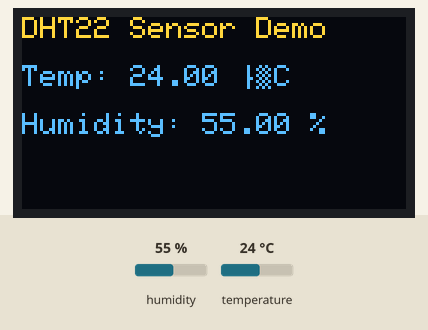
The sketch below on a simulated Arduino Uno, built with avr-gcc and run on an emulated ATmega328P. On the bench: 128×64 one-colour display. The test bench sets the inputs (shaded band); at power-on: humidity 55 %, temperature 24 °C. The OLED is the two-colour kind (top 16 rows yellow); what the sketch prints to the serial monitor is not drawn.

Above: at 3.2 s.
3.3 s: humidity set to 22 %
At 4.7 s:
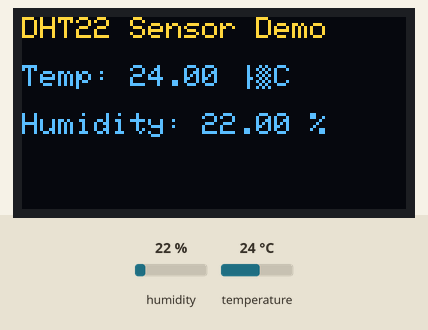
6.0 s: temperature set to 12 °C
At 6.5 s:
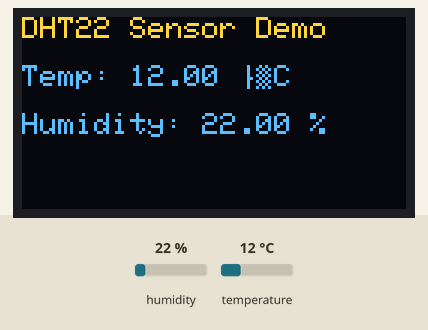
8.7 s: humidity set to 40 %
At 11.2 s:
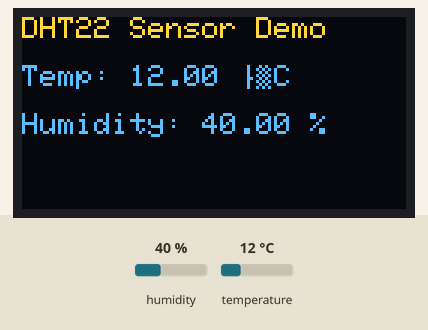
11.7 s: temperature set to 19 °C
Timing chart, 0 to 14.7 s (numbered marks = the images above; inputs shaded):
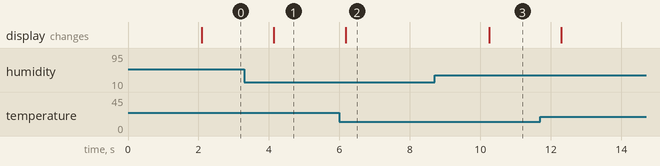

Measured:
- after the input at 3.3 s, the display: changes after 0.84 s (image 1)
- after the input at 6.0 s, the display: changes after 0.18 s (image 2)
- after the input at 8.7 s, the display: changes after 1.6 s (image 3)

The sketch:

DHT22_sensor.ino
```cpp
#include <Adafruit_SSD1306.h>
#include <Adafruit_GFX.h>
#include <DHT.h>

// === OLED Configuration ===
#define SCREEN_WIDTH 128
#define SCREEN_HEIGHT 64
#define OLED_RESET    -1  // OLED reset pin not used
Adafruit_SSD1306 display(SCREEN_WIDTH, SCREEN_HEIGHT, &Wire, OLED_RESET);

// === DHT22 Configuration ===
#define DHTPIN 2          // Digital pin connected to DHT22
#define DHTTYPE DHT22
DHT dht(DHTPIN, DHTTYPE);

// === Setup ===
void setup() {
  Serial.begin(9600);
  dht.begin();

  // Initialize OLED display
  if (!display.begin(SSD1306_SWITCHCAPVCC, 0x3C)) {
    Serial.println(F("OLED initialization failed. Check wiring."));
    while (true); // Halt execution
  }

  // Display splash screen
  display.clearDisplay();
  display.setTextSize(1);
  display.setTextColor(SSD1306_WHITE);
  display.setCursor(0, 0);
  display.println("DHT22 Sensor Demo");
  display.println("Initializing...");
  display.display();
  delay(2000);
}

// === Main Loop ===
void loop() {
  float temperature = dht.readTemperature(); // Celsius
  float humidity = dht.readHumidity();

  // Validate sensor readings
  if (isnan(temperature) || isnan(humidity)) {
    Serial.println(F("Sensor read failed. Check DHT22 connection."));
    showErrorMessage();
    delay(2000);
    return;
  }

  // Print to Serial Monitor
  Serial.print(F("Temperature: "));
  Serial.print(temperature);
  Serial.print(F(" °C | Humidity: "));
  Serial.print(humidity);
  Serial.println(F(" %"));

  // Display on OLED
  display.clearDisplay();
  display.setCursor(0, 0);
  display.setTextSize(1);
  display.println("DHT22 Sensor Demo");
  display.setCursor(0, 16);
  display.print("Temp: ");
  display.print(temperature);
  display.println(" °C");
  display.setCursor(0, 32);
  display.print("Humidity: ");
  display.print(humidity);
  display.println(" %");
  display.display();

  delay(2000); // Wait before next reading
}

// === Error Display Function ===
void showErrorMessage() {
  display.clearDisplay();
  display.setCursor(0, 0);
  display.setTextSize(1);
  display.println("Sensor Error!");
  display.println("Check wiring or sensor.");
  display.display();
}
```
